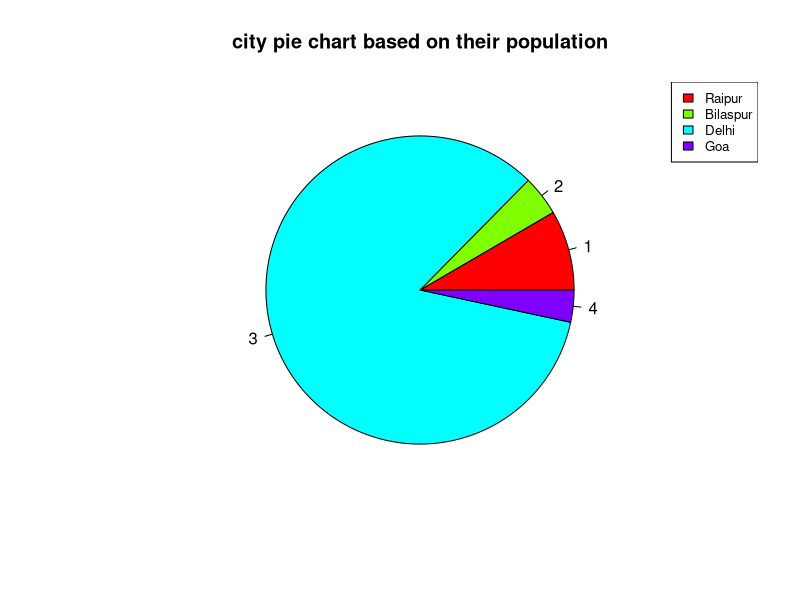

Reproduce this figure in R.
library("plotrix")            #get the library
x<-c(10,5,100,4)              #create population data in Lakh for the length 
lbl<-c("Raipur","Bilaspur","Delhi","Goa") 
perc<-round(100*x/sum(x),1)       # % for all city
png(file="2Dpiepercentage.png")        #give the file name
pie(x,lbl=perc,main="city pie chart based on their population",col=rainbow(length(x))) #plot the chart
legend("topright",lbl,cex=0.8,fill=rainbow(length(x)))
dev.off()     #save the file